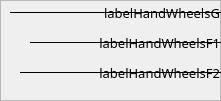
   <widget class="QFrame" name="frame_2">
    <property name="geometry">
     <rect>
      <x>1340</x>
      <y>30</y>
      <width>221</width>
      <height>101</height>
     </rect>
    </property>
    <property name="frameShape">
     <enum>QFrame::StyledPanel</enum>
    </property>
    <property name="frameShadow">
     <enum>QFrame::Raised</enum>
    </property>
    <widget class="QLabel" name="labelHandWheelsG">
     <property name="geometry">
      <rect>
       <x>10</x>
       <y>0</y>
       <width>211</width>
       <height>25</height>
      </rect>
     </property>
     <property name="sizePolicy">
      <sizepolicy hsizetype="Fixed" vsizetype="Fixed">
       <horstretch>0</horstretch>
       <verstretch>0</verstretch>
      </sizepolicy>
     </property>
     <property name="font">
      <font>
       <family>Ubuntu Condensed</family>
       <pointsize>10</pointsize>
       <stylestrategy>PreferAntialias</stylestrategy>
      </font>
     </property>
     <property name="styleSheet">
      <string notr="true">QLabel::{	
	background-image: none;
}
</string>
     </property>
     <property name="frameShape">
      <enum>QFrame::HLine</enum>
     </property>
     <property name="midLineWidth">
      <number>0</number>
     </property>
     <property name="text">
      <string>labelHandWheelsG</string>
     </property>
     <property name="alignment">
      <set>Qt::AlignRight|Qt::AlignTrailing|Qt::AlignVCenter</set>
     </property>
     <property name="wordWrap">
      <bool>true</bool>
     </property>
     <property name="indent">
      <number>0</number>
     </property>
    </widget>
    <widget class="QLabel" name="labelHandWheelsF1">
     <property name="geometry">
      <rect>
       <x>30</x>
       <y>30</y>
       <width>191</width>
       <height>25</height>
      </rect>
     </property>
     <property name="sizePolicy">
      <sizepolicy hsizetype="Fixed" vsizetype="Fixed">
       <horstretch>0</horstretch>
       <verstretch>0</verstretch>
      </sizepolicy>
     </property>
     <property name="font">
      <font>
       <family>Ubuntu Condensed</family>
       <pointsize>10</pointsize>
       <stylestrategy>PreferAntialias</stylestrategy>
      </font>
     </property>
     <property name="styleSheet">
      <string notr="true">QLabel::{	
	background-image: none;
}
</string>
     </property>
     <property name="frameShape">
      <enum>QFrame::HLine</enum>
     </property>
     <property name="midLineWidth">
      <number>0</number>
     </property>
     <property name="text">
      <string>labelHandWheelsF1</string>
     </property>
     <property name="alignment">
      <set>Qt::AlignRight|Qt::AlignTrailing|Qt::AlignVCenter</set>
     </property>
     <property name="wordWrap">
      <bool>true</bool>
     </property>
     <property name="indent">
      <number>0</number>
     </property>
    </widget>
    <widget class="QLabel" name="labelHandWheelsF2">
     <property name="geometry">
      <rect>
       <x>20</x>
       <y>60</y>
       <width>201</width>
       <height>25</height>
      </rect>
     </property>
     <property name="sizePolicy">
      <sizepolicy hsizetype="Fixed" vsizetype="Fixed">
       <horstretch>0</horstretch>
       <verstretch>0</verstretch>
      </sizepolicy>
     </property>
     <property name="font">
      <font>
       <family>Ubuntu Condensed</family>
       <pointsize>10</pointsize>
       <stylestrategy>PreferAntialias</stylestrategy>
      </font>
     </property>
     <property name="styleSheet">
      <string notr="true">QLabel::{	
	background-image: none;
}
</string>
     </property>
     <property name="frameShape">
      <enum>QFrame::HLine</enum>
     </property>
     <property name="midLineWidth">
      <number>0</number>
     </property>
     <property name="text">
      <string>labelHandWheelsF2</string>
     </property>
     <property name="alignment">
      <set>Qt::AlignRight|Qt::AlignTrailing|Qt::AlignVCenter</set>
     </property>
     <property name="wordWrap">
      <bool>true</bool>
     </property>
     <property name="indent">
      <number>0</number>
     </property>
    </widget>
   </widget>
